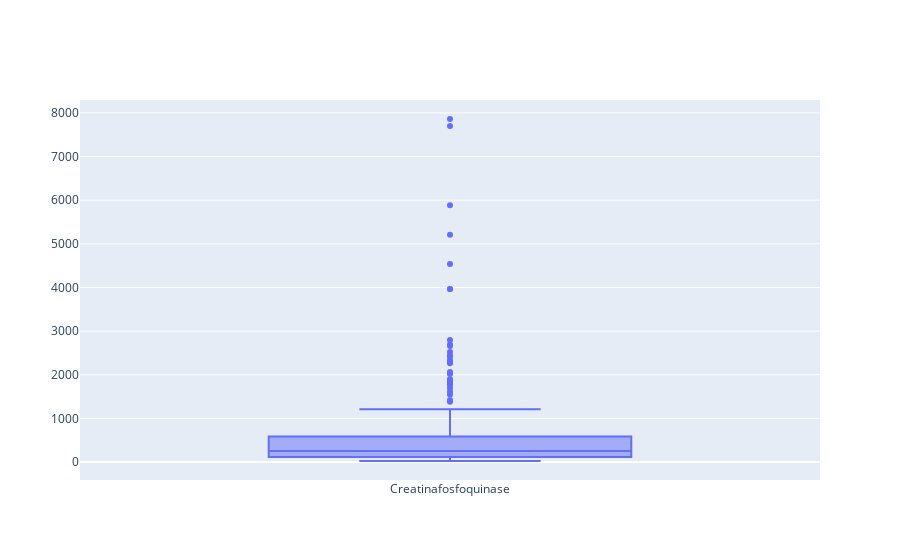

Notebook cell for this chart:
### Code cell
trace0 = go.Box(y=df["Creatinafosfoquinase"],name="Creatinafosfoquinase")


data = [trace0]
iplot(data)

### Figure 1 — Plotly figure (JSON) as saved in the notebook; plotly's stock layout.template omitted (floating-point values rounded to 4 significant figures; data arrays with more than 128 entries replaced by an {"elided": "..."} marker saying what was removed)
{"data": [{"name": "Creatinafosfoquinase", "type": "box", "y": {"elided": "299 int values"}}], "layout": {}}
